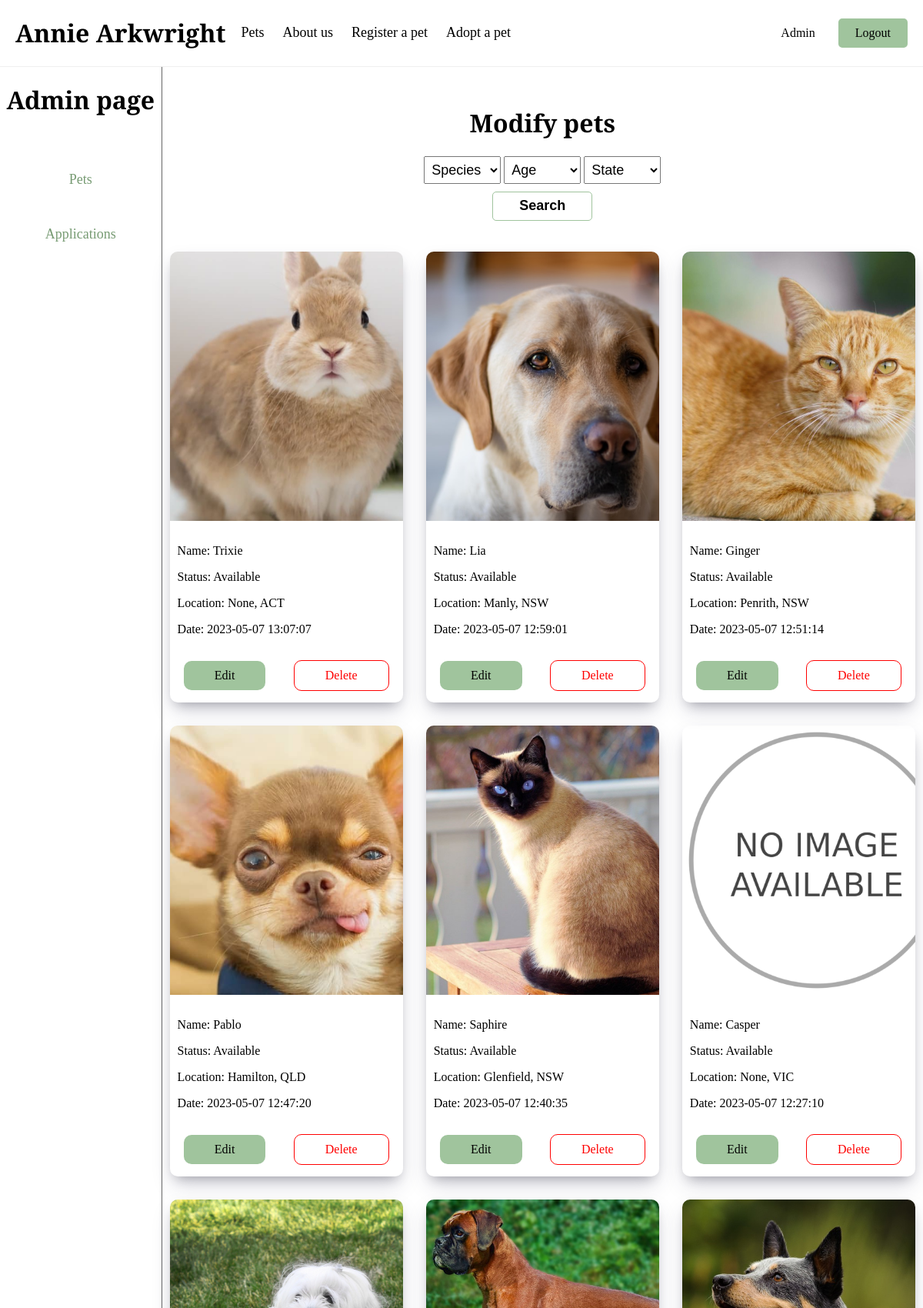
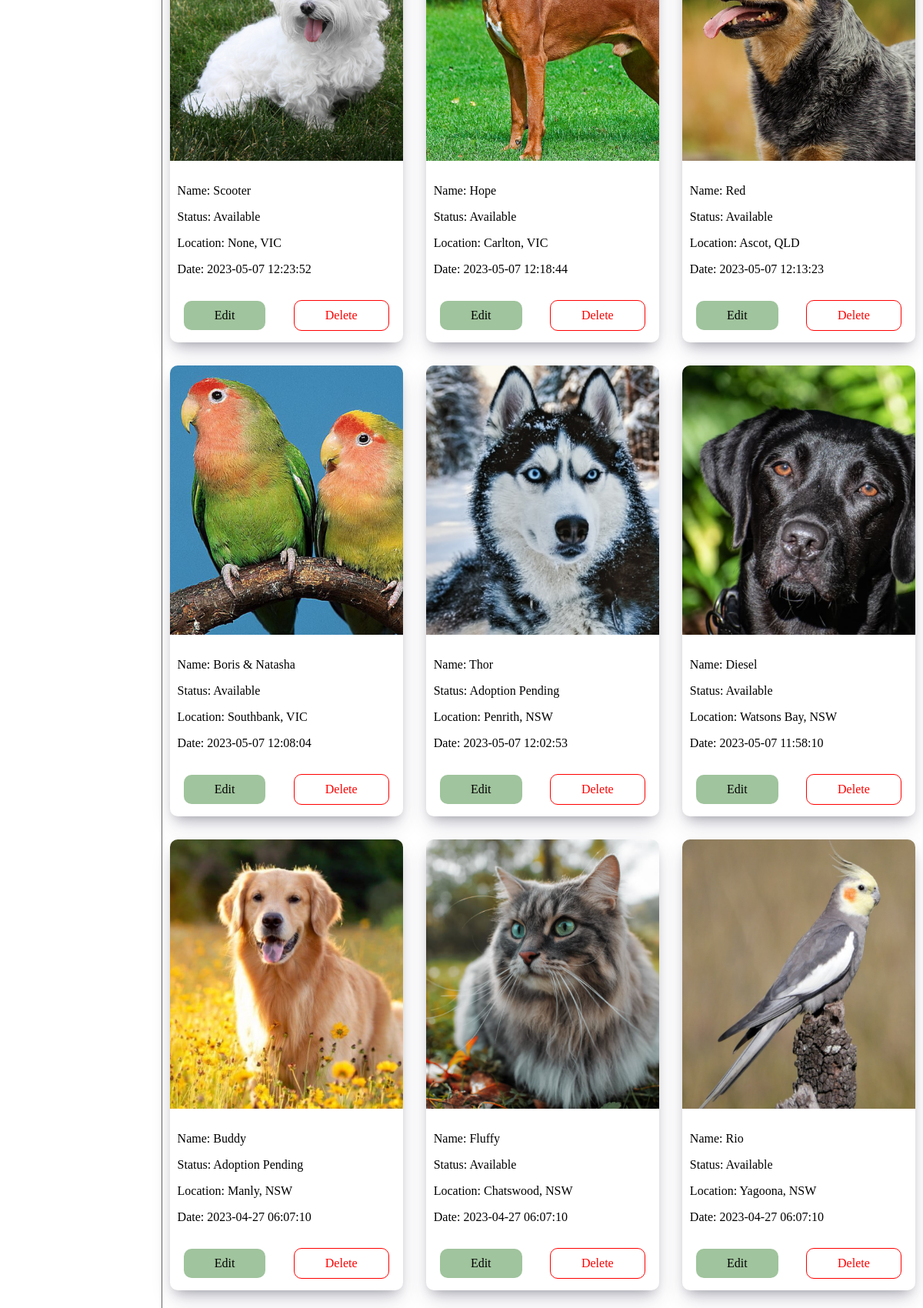
The page /admin (signed in, upper part) on the database its author committed (2 pictures, top to bottom).
### SEF/models.py (models this page shows, shortened)
class Pet(models.Model):
    name = models.CharField(max_length=100)
    species = models.CharField(max_length=100)
    breed = models.CharField(max_length=100)
    age = models.PositiveIntegerField()
    gender = models.CharField(max_length=50)
    description = models.CharField(max_length=500)
    image_path = models.CharField(max_length=100)
    status = models.CharField(max_length=100)
    suburb = models.CharField(max_length=100)
    state = models.CharField(max_length=100)
    fee = models.PositiveIntegerField()
    date_added = models.CharField(max_length=100)

### SEF/views.py (the view)
# urls.py: path("admin", views.admin),
def admin(request):
    pets = []
    category = 'All'
    if request.method == "POST":
        try:
            if request.POST:
                state = request.POST["state"]
                species = request.POST["species"].title()
                age = request.POST["age"]
                age_range= ''
                if age == '5':
                    age_range = [0,5]
                    age = "0~5 Years Old"
                if age == '6-9':
                    age_range = [6,9]
                    age = "6~9 Years Old"
                if age == '10':
                    age_range = [10,100]
                    age = "10~ Years Old"
                category = f"Category: {species}, {age}, {state}"
                if species == "Others":
                    pets = Pet.objects.all().filter(age__range=age_range, state=state).exclude(species='Dog').exclude(species='Cat').order_by("-date_added").values()
                else:
                    pets = Pet.objects.all().filter(species=species, age__range=age_range, state=state).order_by("-date_added").values()
            else:
                pets = Pet.objects.all().order_by("-date_added").values()
            return render(
                request,
                'admin.html',
                context={
                    'pets': pets,
                    'category': category
                    }
                )
        except:
            pets = Pet.objects.all().order_by("-date_added").values()
            return render(
                request,
                'admin.html',
                context={
                    'pets': pets,
                    'category': f"Category: {category}",
                    'error_msg': "Invalid search, please select all options."
                    }
                )
    else:
        pets = Pet.objects.all().order_by("-date_added").values()
        try:
            if request.GET["page"] == "pets":
                return render(
                    request,
                    'admin.html',
                    context={
                        'pets': pets,
                        'pets_content': True
                    }
                )
            else:
                return render(
                    request,
                    'admin.html',
                    context={
                        'pets': pets,
                        'pets_content': True
                    }
                )
        except:
            return render(
                request,
                'admin.html',
                context={
                    'pets': pets,
                    "pets_content": True
                    }
                )

### SEF/templates/admin.html (shortened to what this page needs)
<!DOCTYPE html>
<html lang="en">
<head>
    {% load static %}
    <link rel="stylesheet" type="text/css" href="{% static 'css/master.css' %}">
    <link rel="stylesheet" type="text/css" href="{% static 'css/admin.css' %}">
    <link rel="stylesheet" type="text/css" href="{% static 'css/Kiyo.css' %}">
</head>
<body>
    {% if request.session.login_user == 1 %}
        {% include 'layout/header.html' %}
        <div id="admin-container">
            <div id="container-left">
                <h1>Admin page</h1>
                <a href="/admin?page=pets">Pets</a>
                <a href="/admin-applications">Applications</a>
            </div>
            {% if pets_content %}
                {% include 'components/admins/admin-pets.html' %}
            {% endif %}
        </div>
    {% else %}
        <h1>You are not authorised to access this page.</h1>
    {% endif %}
</body>
</html>

### SEF/templates/components/admins/admin-pets.html (shortened to what this page needs)
<div id="pet-list-main">
    <form action="/search-pet" method="POST" id="search-pet" style="padding: 20px;">
        <h1>Modify pets</h1>
        <div>
            <select name="species" id="species">
                <option selected="true" disabled="disabled">Species</option>
            </select>
            <select name="age" id="age" required>
                <option selected="true" disabled="disabled">Age</option>
            </select>
            <select name="state" id="state" required>
                <option selected="true" disabled="disabled">State</option>
            </select>
        </div>
        <button id="submit" type="submit">Search</button>
    </form>
    <div id="pets">
        {% if not pets %}
            <h1>No result found.</h1>
        {% else %}
            {% for pet in pets %}
            <div id="pet-box">
                <div id="pet-img">
                    <img src="static/{{ pet.image_path }}" alt="{{ pet.name }} image">
                </div>
                <div id="pet-feature">
                    <p>Name: {{ pet.name }}</p>
                    <p>Status: {{ pet.status }}</p>
                    <p>Location: {{ pet.suburb }}, {{ pet.state }}
                    <p>Date: {{ pet.date_added }}</p>
                </div>
                {% if request.session.login_user == 1 %}
                    <div id="admin-only">
                        <a href="/edit-pet?pet_id={{ pet.id }}" id="edit-pet">Edit</a>
                        <a href="/delete-pet?pet_id={{ pet.id }}" id="delete-pet">Delete</a>
                    </div>
                {% endif %}
            </div>
            {% endfor %}
        {% endif %}
    </div>
</div>

### SEF/static/css/master.css (style rules this page uses)
html, body { font-family: 'Young Serif', serif; margin: 0; padding: 0; }

### SEF/static/css/admin.css (style rules this page uses)
#admin-container { width: 100%; height: fit-content; display: flex; flex-direction: row; }
#container-left { width: 20%; display: flex; flex-direction: column; align-items: center; border-right: 1px solid #666666; }
#container-left a { cursor: pointer; font-size: 18px; margin-top: 50px; text-decoration: none; color: #779b73; }
#admin-only { width: 100%; display: flex; flex-direction: row; justify-content: space-around; align-items: center; padding: 5px 0 15px 0; }
#admin-only a { text-decoration: none; padding: 10px 40px; border-radius: 10px; }
#edit-pet { background-color: #A0C49D; color: black; }
#delete-pet { color: red; border: 1px solid red; }

### SEF/static/css/Kiyo.css (style rules this page uses)
#search-pet { display: flex; flex-direction: column; justify-content: center; align-items: center; }
#search-pet select { width: 100px; height: 36px; padding: 3px 5px; font-size: 18px; cursor: pointer; }
#submit { margin-top: 10px; width: 130px; height: 38px; border-radius: 5px; border: 1px solid #A0C49D; background-color: white; cursor: pointer; font-size: 18px; font-weight: bold; }
#pets { width: 100%; display: grid; grid-template-columns: auto auto auto; flex-direction: row; justify-content: center; align-items: center; gap: 30px; }
#pet-box { width: 100%; height: 100%; display: flex; flex-direction: column; box-shadow: rgba(50, 50, 93, 0.25) 0px 13px 27px -5px, rgba(0, 0, 0, 0.3) 0px 8px 16px -8px; text-decoration: none; border-radius: 10px; color: black; overflow: hidden; }
#pet-img img { width: 350px; }
#pet-feature { padding: 10px; }
#pet-list-main { padding: 10px; }

### rows shown on the page
Pet: image_path (picture), name "Trixie", status "Available", suburb "None", state "ACT", date_added "2023-05-07 13:07:07"
Pet: image_path (picture), name "Lia", status "Available", suburb "Manly", state "NSW", date_added "2023-05-07 12:59:01"
Pet: image_path (picture), name "Ginger", status "Available", suburb "Penrith", state "NSW", date_added "2023-05-07 12:51:14"
Pet: image_path (picture), name "Pablo", status "Available", suburb "Hamilton", state "QLD", date_added "2023-05-07 12:47:20"
Pet: image_path (picture), name "Saphire", status "Available", suburb "Glenfield", state "NSW", date_added "2023-05-07 12:40:35"
Pet: image_path (placeholder picture), name "Casper", status "Available", suburb "None", state "VIC", date_added "2023-05-07 12:27:10"
Pet: image_path (picture), name "Scooter", status "Available", suburb "None", state "VIC", date_added "2023-05-07 12:23:52"
Pet: image_path (picture), name "Hope", status "Available", suburb "Carlton", state "VIC", date_added "2023-05-07 12:18:44"
Pet: image_path (picture), name "Red", status "Available", suburb "Ascot", state "QLD", date_added "2023-05-07 12:13:23"
Pet: image_path (picture), name "Boris & Natasha", status "Available", suburb "Southbank", state "VIC", date_added "2023-05-07 12:08:04"
Pet: image_path (picture), name "Thor", status "Adoption Pending", suburb "Penrith", state "NSW", date_added "2023-05-07 12:02:53"
Pet: image_path (picture), name "Diesel", status "Available", suburb "Watsons Bay", state "NSW", date_added "2023-05-07 11:58:10"
Pet: image_path (picture), name "Buddy", status "Adoption Pending", suburb "Manly", state "NSW", date_added "2023-04-27 06:07:10"
Pet: image_path (picture), name "Fluffy", status "Available", suburb "Chatswood", state "NSW", date_added "2023-04-27 06:07:10"
Pet: image_path (picture), name "Rio", status "Available", suburb "Yagoona", state "NSW", date_added "2023-04-27 06:07:10"
